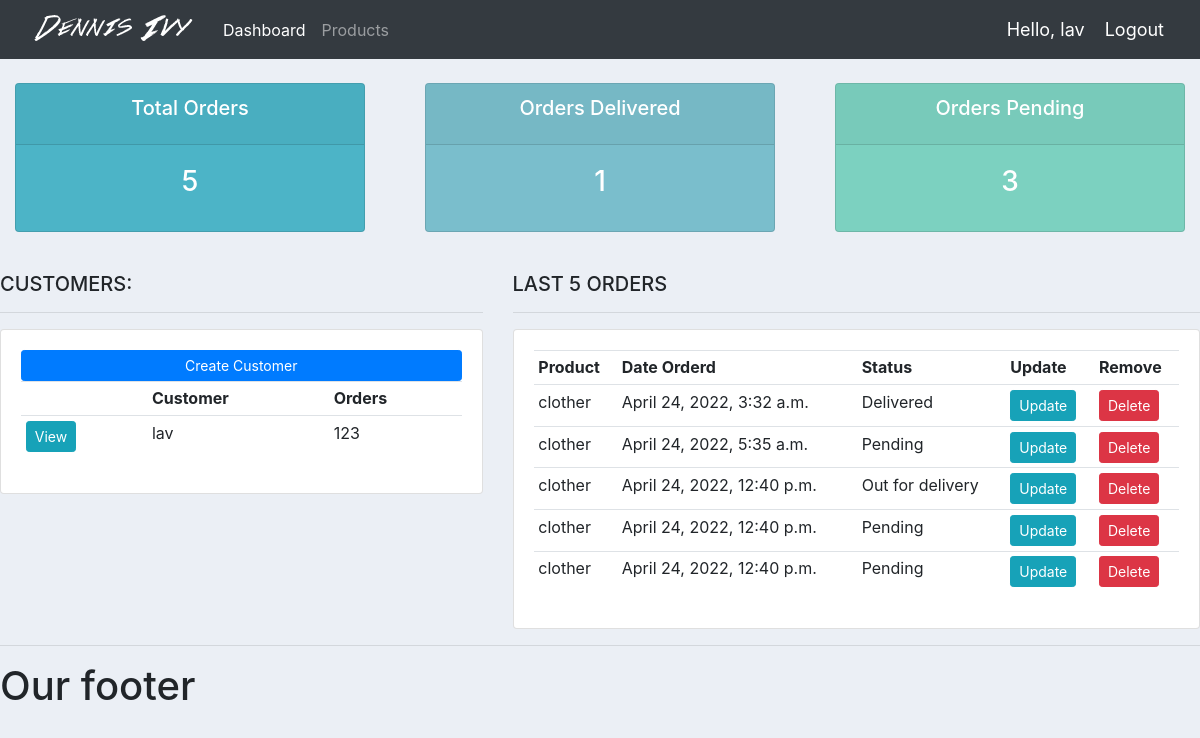
Before: / (signed in) with the older database file.
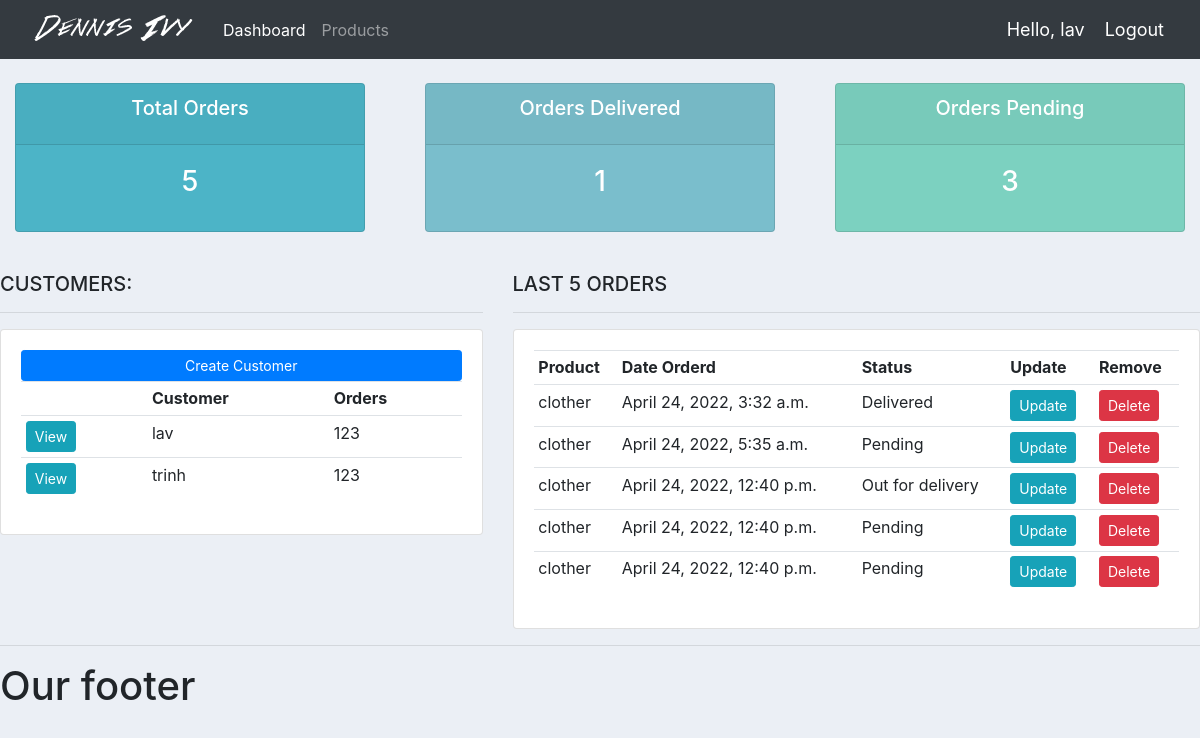
After: the same page with the newer database file.
### accounts/models.py (models this page shows, shortened)
class Customer(models.Model):
    user = models.OneToOneField(User, on_delete=models.CASCADE, null=True, blank=True)
    name = models.CharField(max_length=200, null=True)
    phone = models.CharField(max_length=200, null=True)
    email = models.CharField(max_length=200, null=True)
    profile_pic = models.ImageField(default="logo.png", null=True, blank=True)
    date_created = models.DateTimeField(auto_now_add=True, null=True)

class Order(models.Model):
    STATUS = (
        ('Pending', 'Pending'),
        ('Out for delivery', 'Out for delivery'),
        ('Delivered', 'Delivered'),
    )
    customer = models.ForeignKey(Customer, null=True, on_delete=models.SET_NULL)
    product = models.ForeignKey(Product, null=True, on_delete=models.SET_NULL)
    date_created = models.DateTimeField(auto_now_add=True, null=True)
    status = models.CharField(max_length=200, choices=STATUS, null=True)
    note = models.CharField(max_length=1000, null=True)

class Product(models.Model):
    CATEGORY = (
        ('Indoor', 'Indoor'),
        ('Out Door', 'Out Door'),
    )
    name = models.CharField(max_length=200, null=True)
    price = models.FloatField(null=True)
    category = models.CharField(max_length=200, null=True, choices=CATEGORY)
    description = models.CharField(max_length=200, null=True, blank=True)
    date_created = models.DateTimeField(auto_now_add=True, null=True)
    tags = models.ManyToManyField(Tag)
    def __str__(self):
        return self.name

### accounts/decorator.py (the view)
    def wrapper_function(request, *args, **kwargs):
        group = None
        if request.user.groups.exists():
            group = request.user.groups.all()[0].name
        if group == 'customer':
            return redirect('user-page')
        if group == 'admin':
            return view_func(request, *args, **kwargs)

### accounts/decorator.py (called while the page is built)
def admin_only(view_func):
    def wrapper_function(request, *args, **kwargs):
        group = None
        if request.user.groups.exists():
            group = request.user.groups.all()[0].name
        if group == 'customer':
            return redirect('user-page')
        if group == 'admin':
            return view_func(request, *args, **kwargs)
    return wrapper_function

### accounts/views.py (called while the page is built)
@login_required(login_url='login')
@admin_only
def home(request):
    orders = Order.objects.all()
    customers = Customer.objects.all()
    total_customers = customers.count()
    total_orders = orders.count()
    delivered = orders.filter(status='Delivered').count()
    pending = orders.filter(status='Pending').count()
    contex = {'orders': orders,
              'customers': customers,
              'total_orders': total_orders,
              'delivered': delivered,
              'pending': pending}
    return render(request, 'accounts/dashboard.html', contex)

### accounts/templates/accounts/dashboard.html
{%  extends 'accounts/main.html' %}
{% block content %}
{%  include 'accounts/status.html' %}
<br>
<div class="row">
	<div class="col-md-5">
		<h5>CUSTOMERS:</h5>
		<hr>
		<div class="card card-body">
			<a class="btn btn-primary  btn-sm btn-block" href="">Create Customer</a>
			<table class="table table-sm">
				<tr>
					<th></th>
					<th>Customer</th>
					<th>Orders</th>
				</tr>
                {% for customer in customers %}
                    <tr>
                        <td><a class="btn btn-sm btn-info" href="{% url 'customer' customer.id%}">View</a></td>
                        <td>{{customer.name}}</td>
                        <td>{{customer.phone}}</td>
                    </tr>
                {% endfor  %}
			</table>
		</div>
	</div>
	<div class="col-md-7">
		<h5>LAST 5 ORDERS</h5>
		<hr>
		<div class="card card-body">
			<table class="table table-sm">
				<tr>
					<th>Product</th>
					<th>Date Orderd</th>
					<th>Status</th>
					<th>Update</th>
					<th>Remove</th>
				</tr>
                {% for order in orders %}
                    <tr>
                        <td>{{order.product}}</td>
                        <td>{{order.date_created}}</td>
                        <td>{{order.status}}</td>
                        <td><a class="btn btn-sm btn-info" href="{% url 'update_order' order.id %}">Update</a></td>
                        <td><a class="btn btn-sm btn-danger" href="{% url 'delete_order' order.id%}">Delete</a></td>
                    </tr>
                {% endfor  %}
			</table>
		</div>
	</div>
</div>
{% endblock %}

### accounts/templates/accounts/main.html (shortened to what this page needs)
{% load static %}
<!DOCTYPE html>
<html lang="en">
<head>
    <link rel="stylesheet" href="https://cdn.jsdelivr.net/npm/bootstrap@4.3.1/dist/css/bootstrap.min.css"
>
    <link rel="stylesheet" type="text/css" href="{% static '/css/main.css' %}">
</head>
<body>
    {% include 'accounts/navbar.html' %}
    {% block content  %}
    {% endblock %}
    <hr>
    <h1>Our footer</h1>
</body>
</html>

### accounts/templates/accounts/navbar.html (shortened to what this page needs)
{% load static %}
<nav class="navbar navbar-expand-lg navbar-dark bg-dark">
 <img src="{% static 'images/logo.png' %}">
  <div class="collapse navbar-collapse" id="navbarNav">
    <ul class="navbar-nav">
      {% if request.user.is_staff %}
      <li class="nav-item active">
        <a class="nav-link" href="{% url 'home' %}">Dashboard</a>
      </li>
      <li class="nav-item">
        <a class="nav-link" href="{% url 'products' %}">Products</a>
      </li>
      {% else %}
       <li class="nav-item">
        <a class="nav-link" href="{% url 'account' %}">Settings</a>
      </li>
      {% endif %}
    </ul>
  </div>
  <span class="hello-msg">Hello, {{request.user}}</span>
  <span ><a  class="hello-msg" href="{% url 'logout' %}">Logout</a></span>
</nav>

### accounts/templates/accounts/status.html
<br>
<div class="row">
	<div class="col">
		<div class="col-md">
			<div class="card text-center text-white  mb-3" id="total-orders">
			  	<div class="card-header">
			  		<h5 class="card-title">Total Orders</h5>
			  	</div>
			  	<div class="card-body">
			    	<h3 class="card-title">{{ total_orders }}</h3>
			  	</div>
			</div>
		</div>
	</div>
	<div class="col">
		<div class="col-md">
			<div class="card text-center text-white  mb-3" id="orders-delivered">
			  	<div class="card-header">
			  		<h5 class="card-title">Orders Delivered</h5>
			  	</div>
			  	<div class="card-body">
			    	<h3 class="card-title">{{ delivered }}</h3>
			  	</div>
			</div>
		</div>
	</div>
	<div class="col">
		<div class="col-md">
			<div class="card text-center text-white  mb-3" id="orders-pending">
			  	<div class="card-header">
			  		<h5 class="card-title">Orders Pending</h5>
			  	</div>
			  	<div class="card-body">
			    	<h3 class="card-title">{{ pending }}</h3>
			  	</div>
			</div>
		</div>
	</div>
</div>

### static/css/main.css (style rules this page uses)
body { background-color: #ebeff5; }
#total-orders { background-color: #4cb4c7; }
#orders-delivered { background-color: #7abecc; }
#orders-pending { background-color: #7CD1C0; }

### accounts/templates/accounts/navbar.html (style rules this page uses)
.hello-msg { font-size: 18px; color: #fff; margin-right: 20px; }

Changed rows visible on the page:
added Customer: name "trinh", phone "123"
